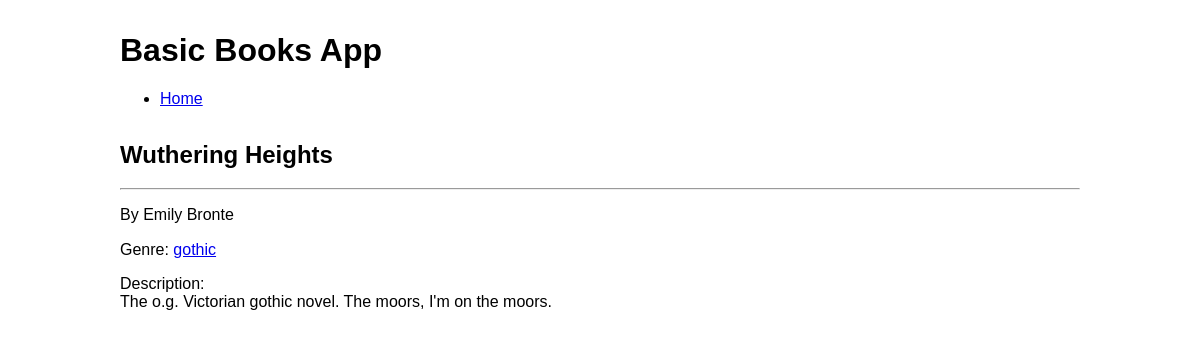
Page /3 on the committed database.
### tables this page shows
CREATE TABLE books (
    id INTEGER PRIMARY KEY AUTOINCREMENT,
    title TEXT NOT NULL,
    author TEXT NOT NULL,
    genre TEXT NOT NULL,
    description TEXT
);

### app.py (the view)
@app.route('/<int:book_id>')
def details(book_id):
    book = get_details(book_id)
    return render_template('details.html', book=book)

### app.py (called while the page is built)
def get_db_connection():
    conn = sqlite3.connect('database.db')
    conn.row_factory = sqlite3.Row
    return conn

def get_details(book_id):
    conn = get_db_connection()
    book = conn.execute('SELECT * FROM books WHERE id = ?', (book_id,)).fetchone()
    conn.close()
    if book is None:
        abort(404)
    return book

### templates/details.html
{% extends 'base.html' %}
{% block content %}
    <div class="content">
        <h2>{{ book['title'] }}</h2>
        <hr>
        <p>By {{ book['author'] }}</p>
        <p>Genre: <a href="/tag/{{ book['genre'] }}">{{ book['genre'] }}</a></p>
        <p>Description:<br> {{ book['description'] }}</p>
    </div>
{% endblock %}

### static/css/style.css (style rules this page uses)
body { font-family: Helvetica, sans-serif; margin: 0; padding: 0; }

### rows in the picture
books: title "Wuthering Heights", author "Emily Bronte", genre "gothic", description "The o.g. Victorian gothic novel. The moors, I'm on the moors."
